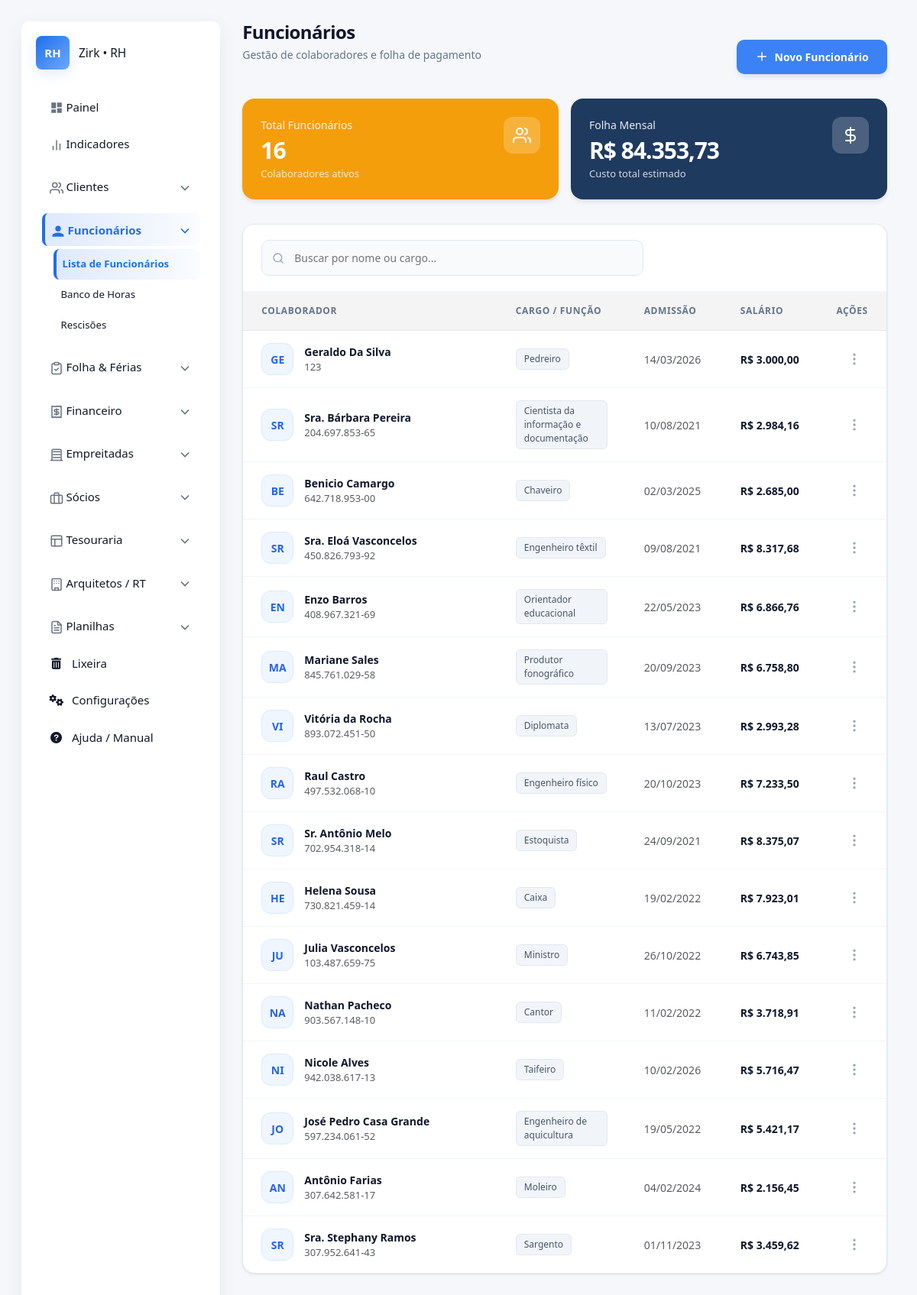
The page /funcionarios/ (signed in) on the database its author committed.
### apps/funcionarios/models.py (models this page shows, shortened)
class Funcionario(SoftDeleteMixin):
    nome = models.CharField(max_length=200)
    data_nascimento = models.DateField(null=True, blank=True)
    natural_de = models.CharField(max_length=100, blank=True, null=True)
    sexo = models.CharField(
        max_length=1,
        choices=Sexo.choices,
        default=Sexo.OUTRO)
    grau_instrucao = models.IntegerField(choices=GrauInstrucao.choices, null=True, blank=True)
    estado_civil = models.CharField(max_length=3, choices=EstadoCivil.choices, blank=True, null=True)
    conjuge = models.CharField(max_length=200, blank=True, null=True)
    nome_pai = models.CharField(max_length=200, blank=True, null=True)
    nome_mae = models.CharField(max_length=200, blank=True, null=True)
    numero_filhos = models.PositiveIntegerField(default=0)

class DocumentosFuncionario(SoftDeleteMixin):
    funcionario = models.OneToOneField(Funcionario, on_delete=models.CASCADE, related_name="documentos")
    pis_pasep = models.CharField(max_length=20, blank=True, null=True, verbose_name="PIS/PASEP")
    rg = models.CharField(max_length=20, blank=True, null=True)
    rg_orgao_expedidor = models.CharField(max_length=20, blank=True, null=True)
    cpf = models.CharField(max_length=14, unique=True)
    ctps_numero = models.CharField(max_length=20, blank=True, null=True)
    ctps_serie = models.CharField(max_length=10, blank=True, null=True)
    ctps_uf = models.CharField(max_length=2, blank=True, null=True)
    titulo_eleitor = models.CharField(max_length=20, blank=True, null=True)
    certificado_reservista = models.CharField(max_length=20, blank=True, null=True)
    tipo_pis_pasep = models.CharField(
            max_length=5,
            choices=TipoDocumentoPis.choices,
            default=TipoDocumentoPis.PIS,
            blank=True,
            null=True,
            verbose_name="Tipo (PIS/PASEP)"
        )
    @property
    def cpf_formatado(self):
        if not self.cpf: return None
        numeros = ''.join(filter(str.isdigit, self.cpf))
        if len(numeros) == 11:
            return f"{numeros[:3]}.{numeros[3:6]}.{numeros[6:9]}-{numeros[9:]}"
        return self.cpf

class DadosTrabalhistas(SoftDeleteMixin):
    funcionario = models.OneToOneField(Funcionario, on_delete=models.CASCADE, related_name="dados_trabalhistas")
    data_admissao_contabilidade = models.DateField()
    data_admissao_marcenaria = models.DateField()
    funcao = models.CharField(max_length=100)
    cbo = models.CharField(max_length=20, blank=True, null=True)
    salario = models.DecimalField(max_digits=10, decimal_places=2)
    insalubridade = models.DecimalField(max_digits=5, decimal_places=2, help_text="Percentual (%)", null=True, blank=True)
    horario_trabalho = models.CharField(max_length=200, blank=True, null=True)
    contrato_experiencia_dias = models.PositiveIntegerField(null=True, blank=True)
    prorrogação_dias = models.PositiveIntegerField(null=True, blank=True)

### apps/funcionarios/views.py (the view)
# urls.py: path('', views.lista_funcionarios, name='funcionarios'),
@login_required
def lista_funcionarios(request):
    context = _get_dashboard_context()
    context.update({
        'funcionario_form': FuncionarioForm(),
        'endereco_form': EnderecoFuncionarioForm(),
        'documentos_form': DocumentosFuncionarioForm(),
        'dados_trabalhistas_form': DadosTrabalhistasForm(),
    })
    return render(request, 'core/funcionarios/list.html', context)

### apps/funcionarios/forms.py
class FuncionarioForm(forms.ModelForm):
    class Meta:
        model = Funcionario
        fields = [
            'nome', 'data_nascimento', 'sexo', 'natural_de',
            'grau_instrucao', 'estado_civil', 'conjuge',
            'nome_pai', 'nome_mae', 'numero_filhos'
        ]
        widgets = {
            'data_nascimento': forms.DateInput(attrs={'type': 'date'}, format='%Y-%m-%d'  ),
            }

class EnderecoFuncionarioForm(forms.ModelForm):
    class Meta:
        model = EnderecoFuncionario
        fields = ['cep', 'endereco', 'numero', 'bairro', 'cidade', 'uf']

### apps/configuracoes/context_processors.py (called while the page is built)
def configuracoes_globais(request):
    return {}

### apps/configuracoes/mixin.py (called while the page is built)
    def get_queryset(self):
        return super().get_queryset().filter(is_deleted=False)

### apps/ferias/service.py (called while the page is built, shortened)
def gerar_novo_periodo_aquisitivo(funcionario):
    if getattr(funcionario, 'is_deleted', False):
        return None
    if not hasattr(funcionario, 'dados_trabalhistas'):
        return None
    dados = funcionario.dados_trabalhistas
    data_admissao = dados.data_admissao_marcenaria or dados.data_admissao_contabilidade
    if not data_admissao:
        return None
    ultimo_periodo = funcionario.periodos_aquisitivos.order_by('-data_fim').first()
    hoje = timezone.now().date()
    data_limite_retroativa = hoje - relativedelta(years=2)
    data_inicio_calculada = None
    if not ultimo_periodo:
        data_inicio_calculada = data_admissao
    else:
        if ultimo_periodo.data_fim >= hoje:
            return None  # Período atual ainda está vigente
        data_inicio_calculada = ultimo_periodo.data_fim + timedelta(days=1)

def atualizar_todos_periodos():
    funcionarios = Funcionario.objects.all() # O SoftDeleteMixin já deve filtrar os deletados
    for func in funcionarios:
        if getattr(func, 'is_deleted', False):
            continue
        gerar_novo_periodo_aquisitivo(func)

### apps/funcionarios/views.py (called while the page is built)
def _get_dashboard_context():
    qs = Funcionario.objects.all().select_related('dados_trabalhistas', 'endereco')
    total_funcionarios = qs.count()
    total_folha = DadosTrabalhistas.objects.aggregate(soma=Sum('salario'))['soma'] or 0
    return {
        'funcionarios': qs,
        'total_funcionarios': total_funcionarios,
        'total_folha': total_folha,
    }

### templates/core/funcionarios/list.html (shortened to what this page needs)
{% extends "core/base.html" %}
{% load static %}
{% block content %}
<div class="dash-container">
    <div class="dash-header">
        <div>
            <h1 class="dash-title">Funcionários</h1>
            <p class="dash-subtitle">Gestão de colaboradores e folha de pagamento</p>
        </div>
        <button onclick="openModal()" class="btn-primary">
            <svg xmlns="http://www.w3.org/2000/svg" width="18" height="18" viewBox="0 0 24 24" fill="none" stroke="currentColor" stroke-width="2" stroke-linecap="round" stroke-linejoin="round"><path d="M5 12h14"/><path d="M12 5v14"/></svg>
            Novo Funcionário
        </button>
    </div>
    <div class="top-stats-grid">
        <div class="top-card bg-orange-original">
            <div>
                <div class="top-label">Total Funcionários</div>
                <div class="top-value">{{ total_funcionarios|default:"0" }}</div>
                <div class="top-sub">Colaboradores ativos</div>
            </div>
            <div class="top-icon">
            </div>
        </div>
        <div class="top-card bg-blue-original">
            <div>
                <div class="top-label">Folha Mensal</div>
                <div class="top-value">R$ {{ total_folha|floatformat:"2g" }}</div>
                <div class="top-sub">Custo total estimado</div>
            </div>
            <div class="top-icon">
                <svg xmlns="http://www.w3.org/2000/svg" width="24" height="24" viewBox="0 0 24 24" fill="none" stroke="currentColor" stroke-width="2" stroke-linecap="round" stroke-linejoin="round"><path d="M12 2v20"/><path d="M17 5H9.5a3.5 3.5 0 0 0 0 7h5a3.5 3.5 0 0 1 0 7H6"/></svg>
            </div>
        </div>
    </div>
    <div class="standard-card">
        <div class="search-bar-row">
            <div class="rh-search">
                <input id="searchInput" type="search" placeholder="Buscar por nome ou cargo..." onkeyup="filterTable()">
            </div>
        </div>
        <div class="table-responsive">
            <table class="rh-table" id="funcionariosTable">
                <thead>
                    <tr>
                        <th width="40%">Colaborador</th>
                        <th width="20%">Cargo / Função</th>
                        <th width="15%">Admissão</th>
                        <th width="15%">Salário</th>
                        <th width="10%" style="text-align: right;">Ações</th>
                    </tr>
                </thead>
                <tbody>
                    {% for funcionario in funcionarios %}
                    <tr class="funcionario-row">
                        <td>
                            <div class="col-profile">
                                <div class="avatar-circle">
                                    {{ funcionario.nome|slice:":2"|upper }}
                                </div>
                                <div>
                                    <div class="search-name" style="font-weight:600; color:var(--slate-900)">{{ funcionario.nome }}</div>
                                    <div class="text-muted">{{ funcionario.documentos.cpf_formatado|default:"-" }}</div>
                                </div>
                            </div>
                        </td>
                        <td>
                            {% if funcionario.dados_trabalhistas.funcao %}
                                <span class="role-badge search-role">{{ funcionario.dados_trabalhistas.funcao }}</span>
                            {% else %}
                                <span class="text-muted">—</span>
                            {% endif %}
                        </td>
                        <td class="text-muted">
                            {{ funcionario.dados_trabalhistas.data_admissao_marcenaria|date:"d/m/Y"|default:"-" }}
                        </td>
                        <td class="text-val">
                            {% if funcionario.dados_trabalhistas.salario %}
                                R$ {{ funcionario.dados_trabalhistas.salario|floatformat:"2g" }}
                            {% else %}
                                <span class="text-muted">—</span>
                            {% endif %}
                        </td>
                        <td style="text-align: right; position: relative;">
                            <div class="action-menu">
                                <button class="dots-btn" onclick="toggleMenu('menu-{{ funcionario.pk }}')">
                                    <svg xmlns="http://www.w3.org/2000/svg" width="20" height="20" viewBox="0 0 24 24" fill="none" stroke="currentColor" stroke-width="2" stroke-linecap="round" stroke-linejoin="round"><circle cx="12" cy="12" r="1"/><circle cx="12" cy="5" r="1"/><circle cx="12" cy="19" r="1"/></svg>
                                </button>
                            </div>
                        </td>
                    </tr>
                    {% endfor %}
                </tbody>
            </table>
        </div>
    </div>
</div>
{% endblock %}

### static/core/css/style.css (style rules this page uses)
:root { --bg: #f5f7fb; --surface: #ffffff; --surface-secondary: #f7faff; --text: #111827; --text-secondary: #4b5563; --muted: #6b7280; --primary: #1f6feb; --primary-hover: #1a5dbd; --accent: #13a38c; --danger: #e5544b; --border-color: #e5e7eb; --input-bg: #fbfcfe; --input-border: #e7edf8; --table-header-bg: #f4f4f4; --table-row-hover: #f9f9f9; --nav-hover: #F3F6FB; --shadow-color: rgba(15, 23, 42, 0.06); --shadow-primary: rgba(31, 111, 235, 0.12); --radius: 10px; --gap: 18px; font-family: Inter, system-ui, -apple-system, "Segoe UI", Roboto, "Helvetica Neue", Arial; font-size: 15px; }
* { box-sizing: border-box; }
html, body { height: 100%; margin: 0; background: var(--bg); color: var(--text); -webkit-font-smoothing: antialiased; }
button { font: inherit; }
.btn-primary { background-color: var(--primary); color: #fff; border: none; padding: 0.8rem 2rem; border-radius: 8px; font-size: 1rem; cursor: pointer; transition: background 0.2s ease; }
table { width: 100%; border-collapse: collapse; font-size: 0.95rem; }
thead th { text-align: left; padding: 10px 8px; color: var(--muted); font-weight: 700; border-bottom: 1px solid var(--border-color); }
th, td { padding: 12px 20px; text-align: left; border-bottom: 1px solid var(--border-color); color: var(--text); }
th { background-color: var(--table-header-bg); }

### rows shown on the page
Funcionario: nome "GE", nome "Geraldo Da Silva", documentos.cpf_formatado "123", dados_trabalhistas.funcao "Pedreiro", dados_trabalhistas.data_admissao_marcenaria "14/03/2026", dados_trabalhistas.salario "3.000,00"
Funcionario: nome "SR", nome "Sra. Bárbara Pereira", documentos.cpf_formatado "204.697.853-65", dados_trabalhistas.funcao "Cientista da informação e documentação", dados_trabalhistas.data_admissao_marcenaria "10/08/2021", dados_trabalhistas.salario "2.984,16"
Funcionario: nome "BE", nome "Benicio Camargo", documentos.cpf_formatado "642.718.953-00", dados_trabalhistas.funcao "Chaveiro", dados_trabalhistas.data_admissao_marcenaria "02/03/2025", dados_trabalhistas.salario "2.685,00"
Funcionario: nome "SR", nome "Sra. Eloá Vasconcelos", documentos.cpf_formatado "450.826.793-92", dados_trabalhistas.funcao "Engenheiro têxtil", dados_trabalhistas.data_admissao_marcenaria "09/08/2021", dados_trabalhistas.salario "8.317,68"
Funcionario: nome "EN", nome "Enzo Barros", documentos.cpf_formatado "408.967.321-69", dados_trabalhistas.funcao "Orientador educacional", dados_trabalhistas.data_admissao_marcenaria "22/05/2023", dados_trabalhistas.salario "6.866,76"
Funcionario: nome "MA", nome "Mariane Sales", documentos.cpf_formatado "845.761.029-58", dados_trabalhistas.funcao "Produtor fonográfico", dados_trabalhistas.data_admissao_marcenaria "20/09/2023", dados_trabalhistas.salario "6.758,80"
Funcionario: nome "VI", nome "Vitória da Rocha", documentos.cpf_formatado "893.072.451-50", dados_trabalhistas.funcao "Diplomata", dados_trabalhistas.data_admissao_marcenaria "13/07/2023", dados_trabalhistas.salario "2.993,28"
Funcionario: nome "RA", nome "Raul Castro", documentos.cpf_formatado "497.532.068-10", dados_trabalhistas.funcao "Engenheiro físico", dados_trabalhistas.data_admissao_marcenaria "20/10/2023", dados_trabalhistas.salario "7.233,50"
Funcionario: nome "SR", nome "Sr. Antônio Melo", documentos.cpf_formatado "702.954.318-14", dados_trabalhistas.funcao "Estoquista", dados_trabalhistas.data_admissao_marcenaria "24/09/2021", dados_trabalhistas.salario "8.375,07"
Funcionario: nome "HE", nome "Helena Sousa", documentos.cpf_formatado "730.821.459-14", dados_trabalhistas.funcao "Caixa", dados_trabalhistas.data_admissao_marcenaria "19/02/2022", dados_trabalhistas.salario "7.923,01"
Funcionario: nome "JU", nome "Julia Vasconcelos", documentos.cpf_formatado "103.487.659-75", dados_trabalhistas.funcao "Ministro", dados_trabalhistas.data_admissao_marcenaria "26/10/2022", dados_trabalhistas.salario "6.743,85"
Funcionario: nome "NA", nome "Nathan Pacheco", documentos.cpf_formatado "903.567.148-10", dados_trabalhistas.funcao "Cantor", dados_trabalhistas.data_admissao_marcenaria "11/02/2022", dados_trabalhistas.salario "3.718,91"
Funcionario: nome "NI", nome "Nicole Alves", documentos.cpf_formatado "942.038.617-13", dados_trabalhistas.funcao "Taifeiro", dados_trabalhistas.data_admissao_marcenaria "10/02/2026", dados_trabalhistas.salario "5.716,47"
Funcionario: nome "JO", nome "José Pedro Casa Grande", documentos.cpf_formatado "597.234.061-52", dados_trabalhistas.funcao "Engenheiro de aquicultura", dados_trabalhistas.data_admissao_marcenaria "19/05/2022", dados_trabalhistas.salario "5.421,17"
Funcionario: nome "AN", nome "Antônio Farias", documentos.cpf_formatado "307.642.581-17", dados_trabalhistas.funcao "Moleiro", dados_trabalhistas.data_admissao_marcenaria "04/02/2024", dados_trabalhistas.salario "2.156,45"
Funcionario: nome "SR", nome "Sra. Stephany Ramos", documentos.cpf_formatado "307.952.641-43", dados_trabalhistas.funcao "Sargento", dados_trabalhistas.data_admissao_marcenaria "01/11/2023", dados_trabalhistas.salario "3.459,62"

### other values the page prints
{{ total_funcionarios|default:"0" }} "16"
{{ total_folha|floatformat:"2g" }} "84.353,73"
